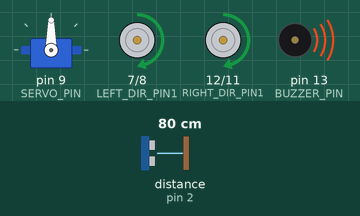
This sketch was run on a simulated Arduino Uno, built with avr-gcc and run on an emulated ATmega328P. Shown: servo, motor-driver pin pairs drawn as motors (green arrow = first pin HIGH = forward, orange = second pin HIGH = backward, longer = more drive, scaled by the enable pin), buzzer (waves = sounding, pin HIGH). Wiring (inferred from the names in the program): ultrasonic range finder: trigger pin 10; echo pin 2. The inputs (shaded band) are chosen by the test bench; at power-on: distance to the obstacle (sensor on pin 2) 80 cm. The echo pulse lasts 58.3 µs per cm; pins used as bus, display or sensor lines are not drawn.

Above: at 3.2 s.
3.3 s: distance to the obstacle (sensor on pin 2) set to 34 cm
6.3 s: distance to the obstacle (sensor on pin 2) set to 28 cm
At 7.0 s:
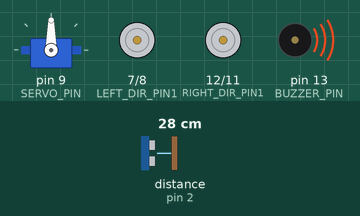
8.0 s: distance to the obstacle (sensor on pin 2) set to 35 cm
At 8.15 s:
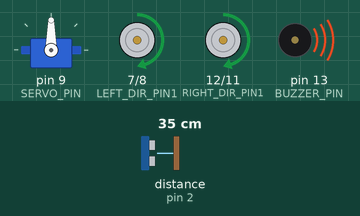
11.0 s: distance to the obstacle (sensor on pin 2) set to 2 cm
At 12.0 s:
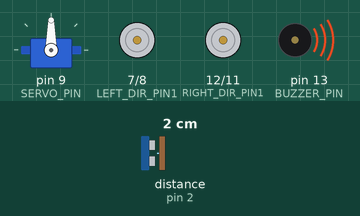
Timing chart, 0 to 13.5 s (numbered marks = the images above; inputs shaded):
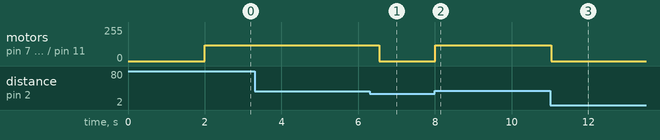

Measured:
- the behaviour switches between 32 and 31 cm on distance to the obstacle (sensor on pin 2) (found by bisection; images 0 and 1)
- after the input at 6.3 s, motor on pin 7 (LEFT_DIR_PIN1) / pin 8 (LEFT_DIR_PIN2), motor on pin 12 (RIGHT_DIR_PIN1) / pin 11 (RIGHT_DIR_PIN2): forward 120/255 → stopped after 0.25 s
- after the input at 8.0 s, motor on pin 7 (LEFT_DIR_PIN1) / pin 8 (LEFT_DIR_PIN2), motor on pin 12 (RIGHT_DIR_PIN1) / pin 11 (RIGHT_DIR_PIN2): stopped → forward 120/255 at once
- after the input at 11.0 s, motor on pin 7 (LEFT_DIR_PIN1) / pin 8 (LEFT_DIR_PIN2), motor on pin 12 (RIGHT_DIR_PIN1) / pin 11 (RIGHT_DIR_PIN2): forward 120/255 → stopped at once

The sketch:

obstacle_avoidance.ino
```cpp
#include <Servo.h>

// Motor control pins
const int RIGHT_SPEED_PIN = 3;
const int RIGHT_DIR_PIN1 = 12;
const int RIGHT_DIR_PIN2 = 11;
const int LEFT_SPEED_PIN = 6;
const int LEFT_DIR_PIN1 = 7;
const int LEFT_DIR_PIN2 = 8;

// Ultrasonic sensor pins
const int ECHO_PIN = 2;
const int TRIG_PIN = 10;

// Other pins
const int SERVO_PIN = 9;
const int BUZZER_PIN = 13;

// Speed constants
const int FAST_SPEED = 250;
const int NORMAL_SPEED = 120;
const int TURN_SPEED = 200;
const int REVERSE_SPEED = 255;

// Distance limits
const int FRONT_DISTANCE_LIMIT = 30;
const int SIDE_DISTANCE_LIMIT = 30;

// Timing constants
const int TURN_TIME = 250;
const int REVERSE_TIME = 300;

Servo headServo;

void setupMotors() {
  pinMode(RIGHT_DIR_PIN1, OUTPUT);
  pinMode(RIGHT_DIR_PIN2, OUTPUT);
  pinMode(LEFT_DIR_PIN1, OUTPUT);
  pinMode(LEFT_DIR_PIN2, OUTPUT);
  pinMode(RIGHT_SPEED_PIN, OUTPUT);
  pinMode(LEFT_SPEED_PIN, OUTPUT);
}

void moveForward() {
  digitalWrite(RIGHT_DIR_PIN1, HIGH);
  digitalWrite(RIGHT_DIR_PIN2, LOW);
  digitalWrite(LEFT_DIR_PIN1, HIGH);
  digitalWrite(LEFT_DIR_PIN2, LOW);
}

void turnLeft() {
  digitalWrite(RIGHT_DIR_PIN1, HIGH);
  digitalWrite(RIGHT_DIR_PIN2, LOW);
  digitalWrite(LEFT_DIR_PIN1, LOW);
  digitalWrite(LEFT_DIR_PIN2, HIGH);
}

void turnRight() {
  digitalWrite(RIGHT_DIR_PIN1, LOW);
  digitalWrite(RIGHT_DIR_PIN2, HIGH);
  digitalWrite(LEFT_DIR_PIN1, HIGH);
  digitalWrite(LEFT_DIR_PIN2, LOW);
}

void moveBackward() {
  digitalWrite(RIGHT_DIR_PIN1, LOW);
  digitalWrite(RIGHT_DIR_PIN2, HIGH);
  digitalWrite(LEFT_DIR_PIN1, LOW);
  digitalWrite(LEFT_DIR_PIN2, HIGH);
}

void stopMoving() {
  digitalWrite(RIGHT_DIR_PIN1, LOW);
  digitalWrite(RIGHT_DIR_PIN2, LOW);
  digitalWrite(LEFT_DIR_PIN1, LOW);
  digitalWrite(LEFT_DIR_PIN2, LOW);
  setMotorSpeeds(0, 0);
}

void setMotorSpeeds(int leftSpeed, int rightSpeed) {
  analogWrite(LEFT_SPEED_PIN, leftSpeed);
  analogWrite(RIGHT_SPEED_PIN, rightSpeed);
}

void activateBuzzer() {
  for (int i = 0; i < 100; i++) {
    digitalWrite(BUZZER_PIN, LOW);
    delay(2);
    digitalWrite(BUZZER_PIN, HIGH);
    delay(2);
  }
}

int measureDistance() {
  digitalWrite(TRIG_PIN, LOW);
  delayMicroseconds(5);
  digitalWrite(TRIG_PIN, HIGH);
  delayMicroseconds(15);
  digitalWrite(TRIG_PIN, LOW);

  long duration = pulseIn(ECHO_PIN, HIGH);
  int distance = duration * 0.01657;
  return round(distance);
}

String scanSurroundings() {
  // Implement the logic to scan surroundings and return a binary string
  // representing obstacles in different directions
  // This is a placeholder and should be implemented based on your specific requirements
  return "00000";
}

void avoidObstacles() {
  int distance = measureDistance();
  if (distance < FRONT_DISTANCE_LIMIT) {
    stopMoving();
    String obstaclePattern = scanSurroundings();

    if (obstaclePattern == "10000") {
      setMotorSpeeds(FAST_SPEED, NORMAL_SPEED);
      moveForward();
      delay(TURN_TIME);
    } else if (obstaclePattern == "00001") {
      setMotorSpeeds(NORMAL_SPEED, FAST_SPEED);
      moveForward();
      delay(TURN_TIME);
    } else if (obstaclePattern == "11100" || obstaclePattern == "01000" || obstaclePattern == "11000") {
      turnRight();
      setMotorSpeeds(TURN_SPEED, TURN_SPEED);
      delay(TURN_TIME);
    } else if (obstaclePattern == "00010" || obstaclePattern == "00111" || obstaclePattern == "00011") {
      turnLeft();
      setMotorSpeeds(TURN_SPEED, TURN_SPEED);
      delay(TURN_TIME);
    } else if (obstaclePattern == "01111" || obstaclePattern == "10111" || obstaclePattern == "11111") {
      turnLeft();
      setMotorSpeeds(FAST_SPEED, NORMAL_SPEED);
      delay(REVERSE_TIME);
    } else if (obstaclePattern == "11011" || obstaclePattern == "11101" || obstaclePattern == "11110") {
      turnRight();
      setMotorSpeeds(NORMAL_SPEED, FAST_SPEED);
      delay(REVERSE_TIME);
    }

    stopMoving();
  } else {
    setMotorSpeeds(NORMAL_SPEED, NORMAL_SPEED);
    moveForward();
    delay(REVERSE_TIME);
    stopMoving();
  }
}

void setup() {
  setupMotors();
  stopMoving();

  pinMode(TRIG_PIN, OUTPUT);
  pinMode(ECHO_PIN, INPUT);
  pinMode(BUZZER_PIN, OUTPUT);
  digitalWrite(BUZZER_PIN, HIGH);

  headServo.attach(SERVO_PIN);
  headServo.write(90);

  delay(2000);
  Serial.begin(9600);
}

void loop() {
  avoidObstacles();
}
```
